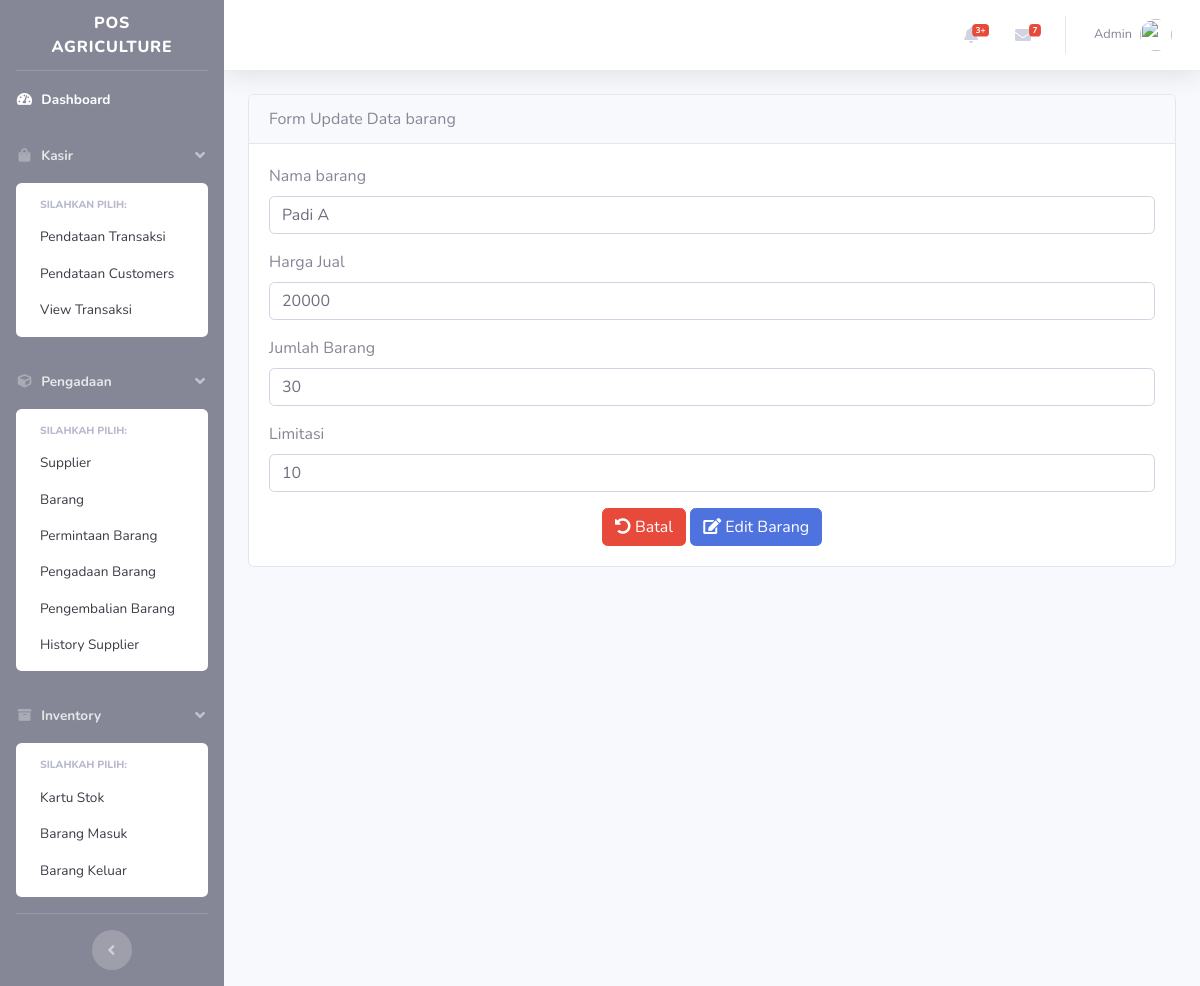
The app's page /barang/update/PA01 with its own data.
### tables this page shows
CREATE TABLE `barang` (
  `kode_barang` varchar(50) NOT NULL,
  `nama_barang` varchar(50) NOT NULL,
  `harga_jual` int(11) NOT NULL,
  `jumlah_barang` int(11) NOT NULL,
  `limitasi` int(11) NOT NULL,
  `id_kategori` int(11) NOT NULL
);

### application/controllers/barang.php (called while the page is built, shortened)
<?php
class barang extends CI_Controller
{
    public  function __construct()
    {
        $this->load->model('barang_model');
        $this->load->model('supplier_model');
        $this->load->library('form_validation');
    }
    public function update($kode_barang)
        {
            $datasupplier['supplier'] = $this->supplier_model->all();
            $data['barang'] = $this->barang_model->getBarangById($kode_barang);
            $this->form_validation->set_rules('nama_barang', 'Nama barang', 'required');
        if ($this->form_validation->run() == false){
            $this->load->view('templates/dashboard_header', $data);
            $this->load->view('barang/update', $data, $datasupplier);
            $this->load->view('templates/dashboard_footer');
        }
        else
        {
            $this->barang_model->updatebarang();
            $this->session->set_flashdata('flash', ' Diupdate');
            redirect('barang');
        }
    }
}
?>

### index.php (called while the page is built, shortened)
<?php
require_once BASEPATH.'core/CodeIgniter.php';

### application/models/barang_model.php (called while the page is built, shortened)
<?php if (! defined('BASEPATH')) exit('No direct script access allowed');
class barang_model extends CI_Model{
    public function getBarangById($kode_barang)
    {
       return $this->db->get_where('barang', ['kode_barang' => $kode_barang])->row_array();
    }
}
?>

### application/views/barang/update.php (the view, shortened to what this page needs)
<div class="container">
        <div class="row mt-3">
            <div class="col-md-12">
                <div class="card">
            <div class="card-header">
                   Form Update Data barang
        </div>
     <div class="card-body">
     <form action="" method="post">
        <div class="form-group">
             <label for="nama_barang">Nama barang</label>
             <input type="text" name="nama_barang" class="form-control" id="nama_barang" value="<?php echo $barang['nama_barang']; ?>" placeholder="Masukkan Nama barang">
        </div>
        <div class="form-group">
             <label for="harga_jual">Harga Jual</label>
             <input type="text" name="harga_jual" value="<?php echo $barang['harga_jual']; ?>" class="form-control" id="harga_jual" placeholder="Masukkan Harga Jual">
        </div>
        <div class="form-group">
             <label for="jumlah_barang">Jumlah Barang</label>
             <input type="text" name="jumlah_barang" value="<?php echo $barang['jumlah_barang']; ?>" class="form-control" id="jumlah_barang" placeholder="Masukkan Jumlah Brang">
        </div>
        <div class="form-group">
             <label for="limitasi">Limitasi</label>
             <input type="text" name="limitasi"value="<?php echo $barang['limitasi']; ?>" class="form-control" id="limitasi" placeholder="Masukkan Limitasi Barang">
        </div>
<center>
<a href="<?php echo base_url(); ?>barang/index" class="btn btn-danger"><i class="fas fa-undo-alt"></i>  Batal</a>
        <button type="submit" name="update" class="btn btn-primary"><i class="fas fa-edit"></i> Edit Barang</button>
        </center>
        </form>
         </div>
    </div>
    </div>
</div>
</div>

### records on screen
barang: nama_barang "Padi A", harga_jual "20000", jumlah_barang "30"
